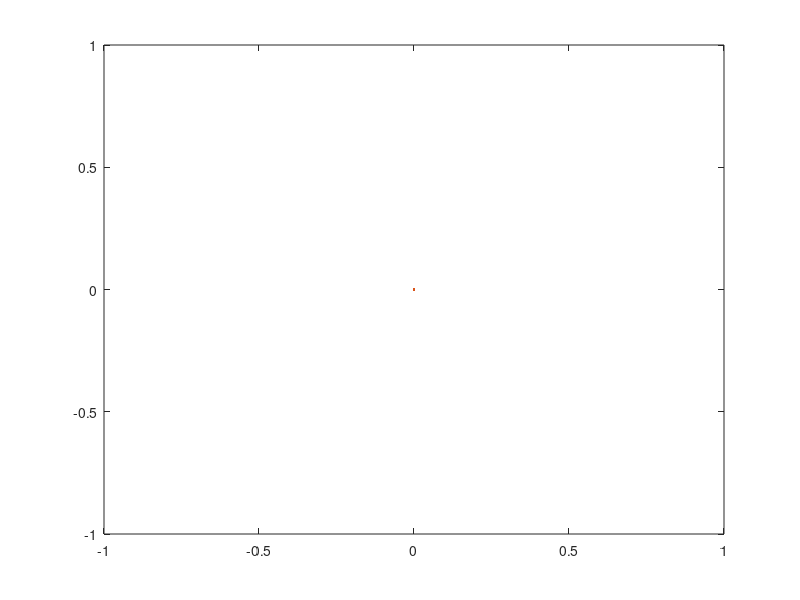
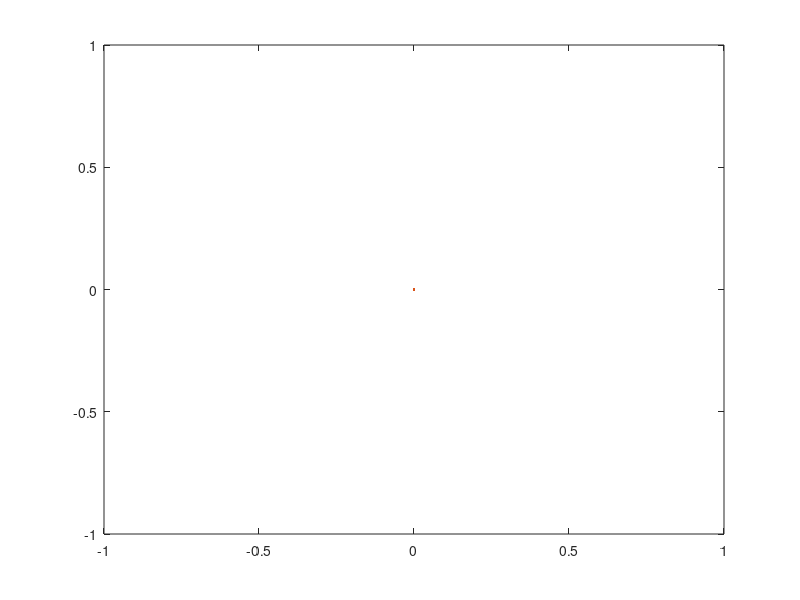

Reproduce these figures in MATLAB, in order. (Note: this script raises an error after producing the figures.)
%debugger and global parameter initialization
global t_accum tp running;
global error_plot feed_back_plot;
tp = -1;
t_accum = 0;
figure(2)
f2 = plot(0,0,0,0);
figure(3)
f3 = plot(0,0,0,0);
feed_back_plot = plotter(f2);
error_plot = plotter(f3);